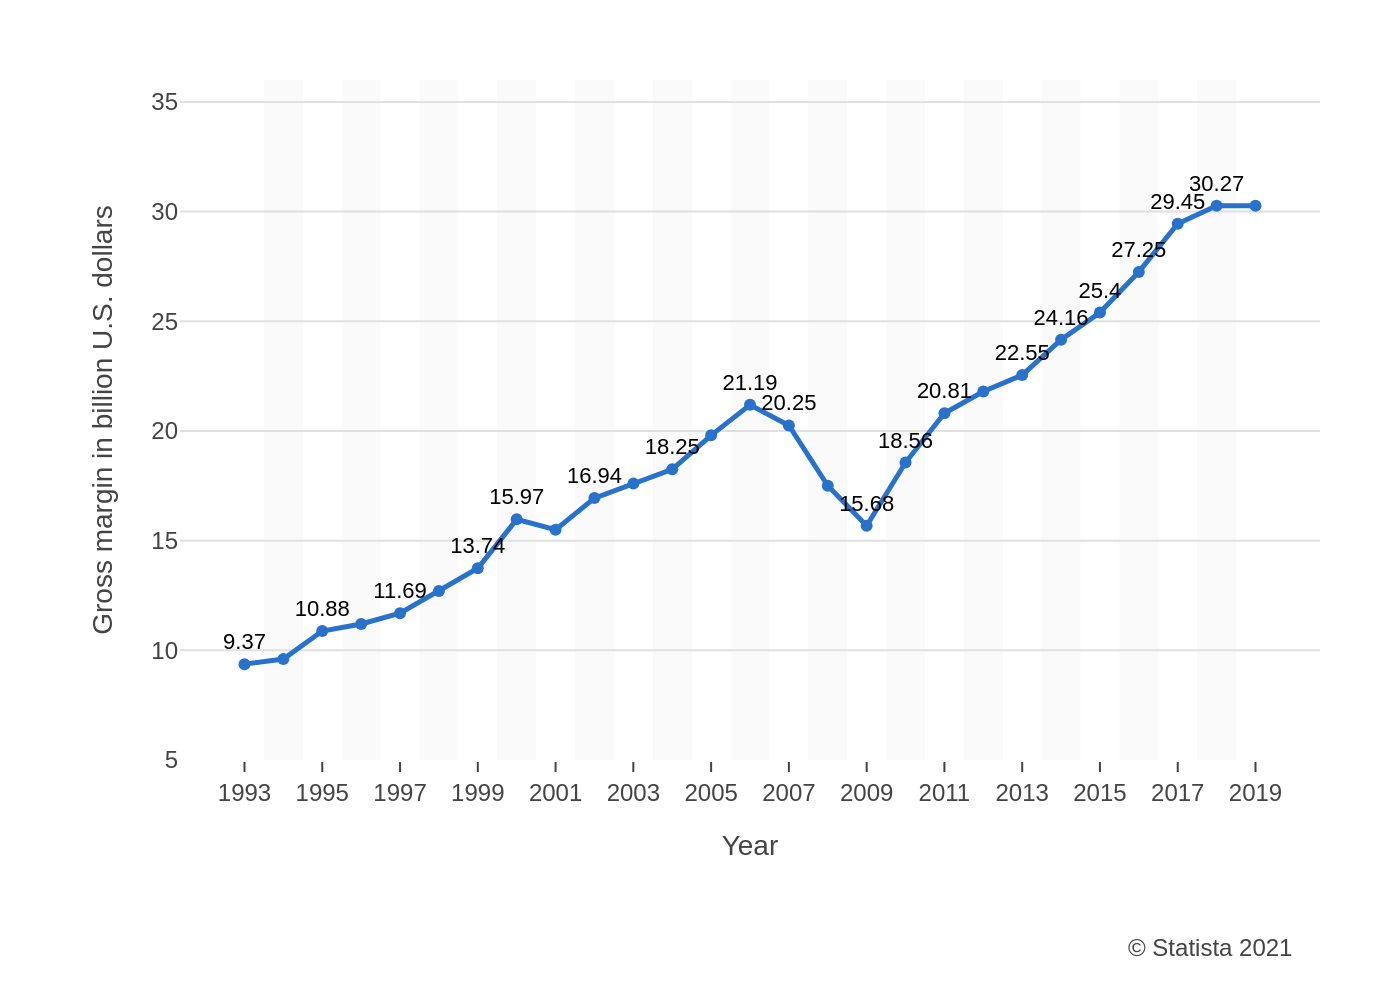

Write Python code to recreate this figure.
import sys
import json
import os
import plotly.graph_objects as go

if len(sys.argv) != 2:
    print(f"Usage: python {os.path.basename(__file__)} <json_file_path>")
    sys.exit(1)

json_path = sys.argv[1]

try:
    with open(json_path, 'r', encoding='utf-8') as f:
        chart_info = json.load(f)
except FileNotFoundError:
    print(f"Error: JSON file not found at '{json_path}'")
    sys.exit(1)
except json.JSONDecodeError:
    print(f"Error: Could not decode JSON from '{json_path}'")
    sys.exit(1)

data_series = chart_info['chart_data']
texts = chart_info['texts']
colors = chart_info['colors']

fig = go.Figure()

# Add vertical background bands for even years
for year in range(1994, 2020, 2):
    fig.add_shape(
        type="rect",
        xref="x",
        yref="paper",
        x0=year - 0.5,
        y0=0,
        x1=year + 0.5,
        y1=1,
        fillcolor="#fafafa",
        layer="below",
        line_width=0,
    )

# Add data trace
series = data_series[0]
fig.add_trace(go.Scatter(
    x=series['x'],
    y=series['y'],
    mode='lines+markers+text',
    line=dict(color=colors[0], width=2.5),
    marker=dict(color=colors[0], size=6),
    text=series['labels'],
    textposition='top center',
    textfont=dict(family="Arial", size=11, color='black'),
    hoverinfo='none',
    name=''
))

fig.update_layout(
    font=dict(family="Arial", size=12, color="#444444"),
    plot_bgcolor='white',
    paper_bgcolor='white',
    showlegend=False,
    xaxis=dict(
        title=texts['x_axis_title'],
        showgrid=False,
        tickmode='array',
        tickvals=[y for y in range(1993, 2020, 2)],
        ticktext=[str(y) for y in range(1993, 2020, 2)],
        zeroline=False,
        ticks='outside'
    ),
    yaxis=dict(
        title=texts['y_axis_title'],
        showgrid=True,
        gridcolor='#e0e0e0',
        gridwidth=1,
        range=[5, 36],
        tickmode='linear',
        tick0=5,
        dtick=5,
        zeroline=False
    ),
    margin=dict(l=90, r=40, t=40, b=120),
    annotations=[
        dict(
            text=texts['source'],
            showarrow=False,
            xref='paper',
            yref='paper',
            x=0.98,
            y=-0.25,
            xanchor='right',
            yanchor='top',
            font=dict(size=12)
        )
    ]
)

base_filename = os.path.splitext(os.path.basename(json_path))[0]
output_filename = f"{base_filename}.png"
fig.write_image(output_filename, scale=2)

print(f"Chart saved to {output_filename}")
